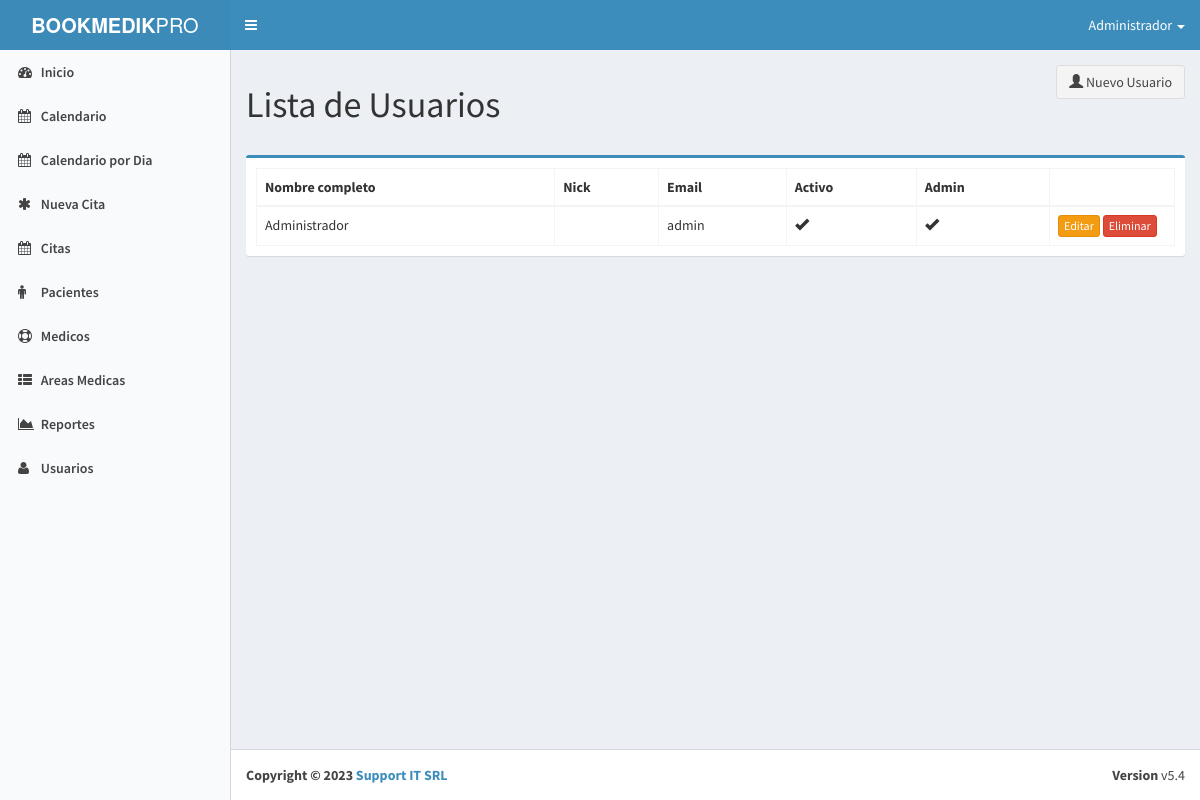
The page /?view=users (signed in) on the database its author committed.
### tables this page shows
create table user (
	id int not null auto_increment primary key,
	username varchar(50),
	name varchar(50),
	lastname varchar(50),
	email varchar(255),
	password varchar(60),
	is_active boolean not null default 1,
	is_admin boolean not null default 0,
	view_reports boolean not null default 1,
	view_users boolean not null default 1,
	edit_users boolean not null default 1,
	view_pacients boolean not null default 1,
	edit_pacients boolean not null default 1,
	view_medics boolean not null default 1,
	edit_medics boolean not null default 1,
	view_reservations boolean not null default 1,
	edit_reservations boolean not null default 1,
	created_at datetime
);

### core/controller/Lb.php (called while the page is built, shortened)
<?php
class Lb {
	public function start(){
		include "core/app/init.php";
	}
}
?>

### index.php (called while the page is built, shortened)
<?php
$lb = new Lb();
$lb->start();
?>

### core/controller/Executor.php (called while the page is built, shortened)
<?php
class Executor {
	public static function doit($sql){
		$con = Database::getCon();
		return array($con->query($sql),$con->insert_id);
	}
}
?>

### core/app/model/UserData.php (called while the page is built, shortened)
<?php
class UserData {
	public static $tablename = "user";
	public static function getById($id){
		$sql = "select * from ".self::$tablename." where id=$id";
		$query = Executor::doit($sql);
		return Model::one($query[0],new UserData());
	}
	public static function getAll(){
		$sql = "select * from ".self::$tablename." order by created_at desc";
		$query = Executor::doit($sql);
		return Model::many($query[0],new UserData());
	}
}
?>

### core/controller/Model.php (called while the page is built, shortened)
<?php
class Model {
	public static function many($query,$aclass){
		$cnt = 0;
		$array = array();
		while($r = $query->fetch_array()){
			$array[$cnt] = new $aclass;
			$cnt2=1;
			foreach ($r as $key => $v) {
				if($cnt2>0 && $cnt2%2==0){
					$array[$cnt]->$key = $v;
				}
				$cnt2++;
			}
			$cnt++;
		}
		return $array;
	}
	public static function one($query,$aclass){
		$found = null;
		$data = new $aclass;
		while($r = $query->fetch_array()){
			$cnt=1;
			foreach ($r as $key => $v) {
				if($cnt>0 && $cnt%2==0){
					$data->$key = $v;
				}
				$cnt++;
			}
			$found = $data;
			break;
		}
		return $found;
	}
}
?>

### core/app/view/users-view.php (the view, shortened to what this page needs)
<?php $u = UserData::getById($_SESSION["user_id"]); ?>
<?php if($u->is_admin):?>
<section class="content">
<div class="row">
	<div class="col-md-12">
	<a href="index.php?view=newuser" class="btn btn-default pull-right"><i class='glyphicon glyphicon-user'></i> Nuevo Usuario</a>
		<h1>Lista de Usuarios</h1>
<br>
		<?php
		$users = UserData::getAll();
		if(count($users)>0){
			?>
			<div class="box box-primary">
			<div class="box-body">
			<table class="table table-bordered table-hover datatable">
			<thead>
			<th>Nombre completo</th>
			<th>Nick</th>
			<th>Email</th>
			<th>Activo</th>
			<th>Admin</th>
			<th></th>
			</thead>
			<?php
			foreach($users as $user){
				?>
				<tr>
				<td><?php echo $user->name." ".$user->lastname; ?></td>
				<td><?php echo $user->email; ?></td>
				<td><?php echo $user->username; ?></td>
				<td>
					<?php if($user->is_active):?>
						<i class="glyphicon glyphicon-ok"></i>
					<?php endif; ?>
				</td>
				<td>
					<?php if($user->is_admin):?>
						<i class="glyphicon glyphicon-ok"></i>
					<?php endif; ?>
				</td>
				<td style="width:125px;">
					<?php if(Core::$user->edit_users): ?>
				<a href="index.php?view=edituser&id=<?php echo $user->id;?>" class="btn btn-warning btn-xs">Editar</a>
				<a href="index.php?action=deluser&id=<?php echo $user->id;?>" class="btn btn-danger btn-xs">Eliminar</a>
			<?php endif; ?>
				</td>
				</tr>
				<?php
			}
			echo "</table></div></div>";
		}else{
		}
		?>
	</div>
</div>
</section>
<?php endif;?>

### core/app/init.php
<?php
if(isset($_SESSION["user_id"])){
	Core::$user=  UserData::getById($_SESSION["user_id"]);
}
if(!isset($_GET["action"])){
	Module::loadLayout("index");
}else{
	Action::load($_GET["action"]);
}
?>

### core/controller/Module.php
<?php
class Module {
	public static function loadLayout(){
		if(Core::$root==""){
		include "core/app/layouts/layout.php";
		}else if(Core::$root=="admin/"){
		include "core/app/".Core::$theme."/layouts/layout.php";
		}
	}
}
?>

### core/app/layouts/layout.php (shortened to what this page needs)
<!DOCTYPE html>
<html>
  <head>
    <link href="bootstrap/css/bootstrap.min.css" rel="stylesheet" type="text/css" />
    <link href="font-awesome/css/font-awesome.min.css" rel="stylesheet" type="text/css" />
    <link href="dist/css/AdminLTE.min.css" rel="stylesheet" type="text/css" />
    <link href="dist/css/skins/skin-blue-light.min.css" rel="stylesheet" type="text/css" />
  <link rel="stylesheet" href="plugins/morris/morris.css">
  <link rel="stylesheet" href="plugins/morris/example.css">
    <link rel="stylesheet" href="plugins/datatables/dataTables.bootstrap.css">
<link href='plugins/fullcalendar/fullcalendar.min.css' rel='stylesheet' />
<link href='plugins/fullcalendar/scheduler.min.css' rel='stylesheet' />
<link href='plugins/fullcalendar/fullcalendar.print.css' rel='stylesheet' media='print' />
<link rel="stylesheet" type="text/css" href="plugins/pickadate/themes/classic.css">
<link rel="stylesheet" type="text/css" href="plugins/pickadate/themes/classic.date.css">
<link rel="stylesheet" type="text/css" href="plugins/pickadate/themes/classic.time.css">
<link rel="stylesheet" type="text/css" href="plugins/select2/select2.min.css"/>
  </head>
  <body class="<?php if(isset($_SESSION["user_id"]) || isset($_SESSION["pacient_id"]) || isset($_SESSION["medic_id"]) ):?>  skin-blue-light sidebar-mini <?php else:?>login-page<?php endif; ?>" >
    <div class="wrapper">
      <?php if(isset($_SESSION["user_id"])|| isset($_SESSION["pacient_id"]) || isset($_SESSION["medic_id"])):?>
      <header class="main-header">
        <a href="./" class="logo">
          <span class="logo-lg"><b>BOOKMEDIK</b>PRO</span>
        </a>
        <nav class="navbar navbar-static-top" role="navigation">
          <a href="#" class="sidebar-toggle" data-toggle="offcanvas" role="button">
          </a>
          <div class="navbar-custom-menu">
            <ul class="nav navbar-nav">
              <li class="dropdown user user-menu">
                <a href="#" class="dropdown-toggle" data-toggle="dropdown">
                  <span class=""><?php
                  if(isset($_SESSION["user_id"])){ echo UserData::getById($_SESSION["user_id"])->name; }
                  else if(isset($_SESSION["pacient_id"])){ echo PacientData::getById($_SESSION["pacient_id"])->name." (Paciente)"; }
                  else if(isset($_SESSION["medic_id"])){ echo MedicData::getById($_SESSION["medic_id"])->name." (Medico)"; }
                  ?></span>
                  <span class="caret"></span>
                </a>
              </li>
            </ul>
          </div>
        </nav>
      </header>
      <aside class="main-sidebar">
        <section class="sidebar">
          <ul class="sidebar-menu">
            <?php if(isset($_SESSION["user_id"])):?>
            <li><a href="./index.php?view=home"><i class='fa fa-dashboard'></i> <span>Inicio</span></a></li>
            <?php if(Core::$user->view_reservations):?>
            <li><a href="./index.php?view=calendar"><i class='fa fa-calendar'></i> <span>Calendario</span></a></li>
            <li><a href="./index.php?view=calendar2"><i class='fa fa-calendar'></i> <span>Calendario por Dia</span></a></li>
            <li><a href="./?view=newreservation"><i class='fa fa-asterisk'></i> <span>Nueva Cita</span></a></li>
            <li><a href="./?view=reservations"><i class='fa fa-calendar'></i> <span>Citas</span></a></li>
          <?php endif; ?>
            <?php if(Core::$user->view_pacients):?>
            <li><a href="./?view=pacients"><i class='fa fa-male'></i> <span>Pacientes</span></a></li>
          <?php endif; ?>
            <?php if(Core::$user->view_medics):?>
            <li><a href="./?view=medics"><i class='fa fa-support'></i> <span>Medicos</span></a></li>
          <?php endif; ?>
            <li><a href="./?view=categories"><i class='fa fa-th-list'></i> <span>Areas Medicas</span></a></li>
            <?php if(Core::$user->view_reports):?>
            <li><a href="./?view=reports"><i class='fa fa-area-chart'></i> <span>Reportes</span></a></li>
          <?php endif; ?>
            <?php if(Core::$user->view_users):?>
            <li><a href="./?view=users"><i class='fa fa-user'></i> <span>Usuarios</span></a></li>
          <?php endif; ?>
            <?php endif; ?>
          </ul>
        </section>
      </aside>
    <?php endif;?>
      <?php if(isset($_SESSION["user_id"])  || isset($_SESSION["pacient_id"]) || isset($_SESSION["medic_id"]) ):?>
      <div class="content-wrapper">
        <?php View::load("index");?>
      </div>
        <footer class="main-footer">
        <div class="pull-right hidden-xs">
          <b>Version</b> v5.4
        </div>
        <strong>Copyright &copy; 2023 <a href="http://Support IT SRL.com/company/" target="_blank">Support IT SRL</a></strong>
      </footer>
     <?php endif;?>
    </div>
  </body>
</html>

### core/controller/View.php (shortened to what this page needs)
<?php
class View {
	public static function load($view){
		if(!isset($_GET['view'])){
			if(Core::$root==""){
				include "core/app/view/".$view."-view.php";
			}else if(Core::$root=="admin/"){
				include "core/app/".Core::$theme."/view/".$view."-view.php";
			}
		}else{
			if(View::isValid()){
				$url ="";
			if(Core::$root==""){
			$url = "core/app/view/".$_GET['view']."-view.php";
			}else if(Core::$root=="admin/"){
			$url = "core/app/".Core::$theme."/view/".$_GET['view']."-view.php";
			}
				include $url;
			}else{
				View::Error("<b>404 NOT FOUND</b> View <b>".$_GET['view']."</b> folder !! - <a href='http://Support IT SRL.com/legobox/help/' target='_blank'>Help</a>");
			}
		}
	}
	public static function isValid(){
		$valid=false;
		if(isset($_GET["view"])){
			$url ="";
			if(Core::$root==""){
			$url = "core/app/view/".$_GET['view']."-view.php";
			}else if(Core::$root=="admin/"){
			$url = "core/app/".Core::$theme."/view/".$_GET['view']."-view.php";
			}
			if(file_exists($file = $url)){
				$valid = true;
			}
		}
		return $valid;
	}
}
?>

### rows shown on the page
user: name "Administrador", username "admin", is_active 1 (drawn), is_admin 1 (drawn)

### other values the page prints
UserData::getById($_SESSION["user_id"])->name "Administrador"
